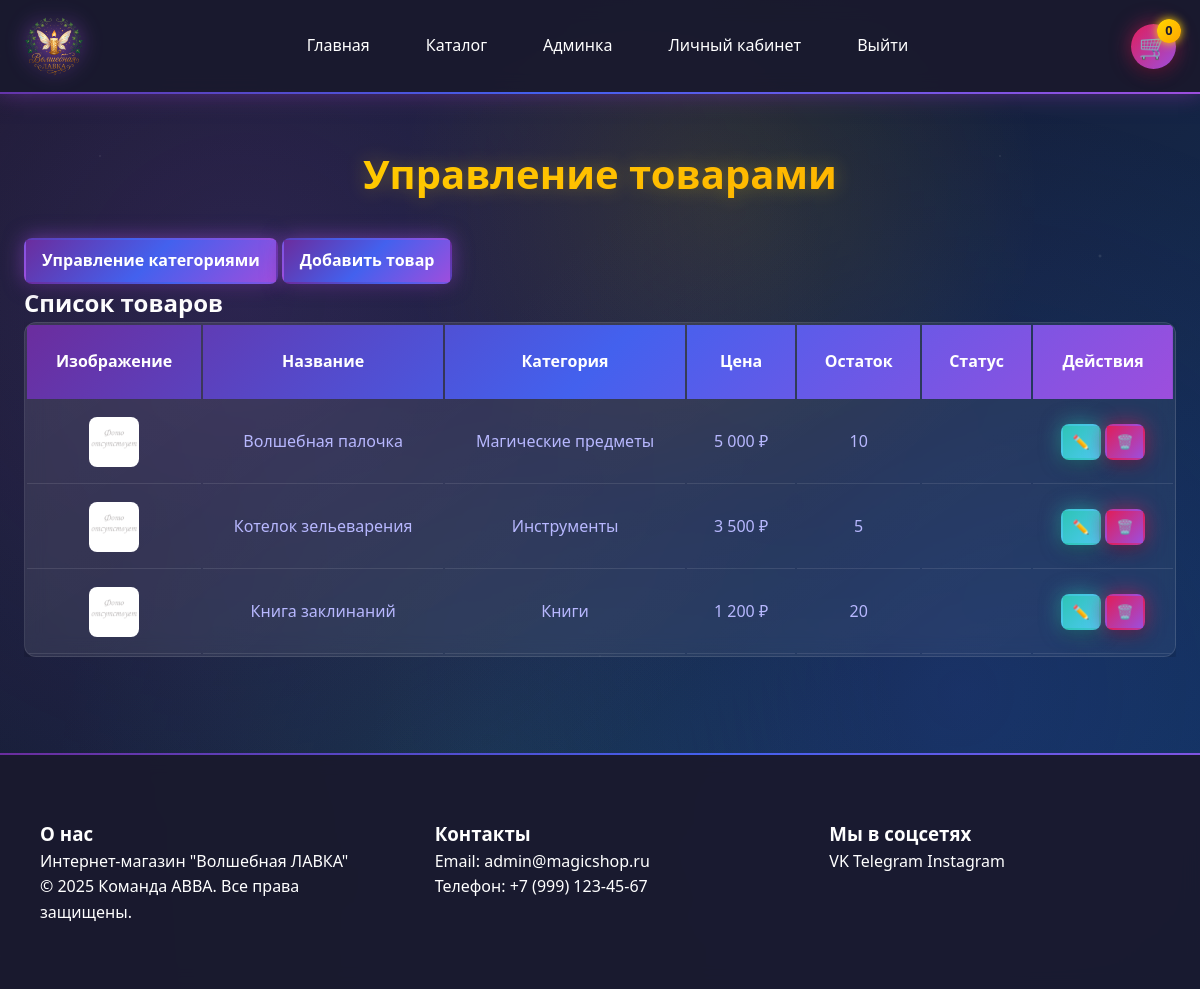
/admin/products.php (signed in), run on the app's committed database.
### tables this page shows
CREATE TABLE products (
    id INT PRIMARY KEY AUTO_INCREMENT,
    name VARCHAR(100) NOT NULL,
    description TEXT,
    price DECIMAL(10,2) NOT NULL,
    image VARCHAR(255),  
     
    category_id INT NOT NULL,
    stock INT DEFAULT 0,
    is_new BOOLEAN DEFAULT FALSE,
    active BOOLEAN DEFAULT TRUE,
    created_by INT,
    created_at TIMESTAMP DEFAULT CURRENT_TIMESTAMP,
    updated_at TIMESTAMP DEFAULT CURRENT_TIMESTAMP ON UPDATE CURRENT_TIMESTAMP,
    
     
    FOREIGN KEY (category_id) REFERENCES categories(id) ON DELETE RESTRICT,
    FOREIGN KEY (created_by) REFERENCES users(id) ON DELETE SET NULL,
    
     
    INDEX idx_products_category_id (category_id),
    INDEX idx_products_price (price),
    INDEX idx_products_active (active),
    INDEX idx_products_is_new (is_new),
    INDEX idx_products_created_by (created_by)
);

CREATE TABLE categories (
    id INT PRIMARY KEY AUTO_INCREMENT,
    name VARCHAR(50) UNIQUE NOT NULL,
    description TEXT,  
    created_at TIMESTAMP DEFAULT CURRENT_TIMESTAMP,
    
    INDEX idx_categories_name (name)
);

CREATE TABLE users (
    id INT PRIMARY KEY AUTO_INCREMENT,
    username VARCHAR(50) UNIQUE NOT NULL,
    password VARCHAR(255) NOT NULL,
    email VARCHAR(100) UNIQUE NOT NULL,
    first_name VARCHAR(50),
    last_name VARCHAR(50),
    middle_name VARCHAR(50),
    phone VARCHAR(20),
    zip_code VARCHAR(10),
    region VARCHAR(50),
    city VARCHAR(50),
    street VARCHAR(100),
    house VARCHAR(10),
    apartment VARCHAR(10),
    role ENUM('admin', 'moderator', 'customer') NOT NULL DEFAULT 'customer',
     
    last_login TIMESTAMP NULL DEFAULT NULL,
    failed_attempts INT DEFAULT 0,
    locked_until TIMESTAMP NULL DEFAULT NULL,
    created_at TIMESTAMP DEFAULT CURRENT_TIMESTAMP,
    
     
    INDEX idx_users_email (email),
    INDEX idx_users_username (username),
    INDEX idx_users_role (role)
);

### includes/functions.php (called while the page is built, shortened)
<?php
function getProducts($category = null, $limit = null) {
    global $conn;
    $sql = "SELECT p.*, c.name AS category_name, u.username as creator_name
            FROM products p
            LEFT JOIN categories c ON p.category_id = c.id
            LEFT JOIN users u ON p.created_by = u.id
            WHERE p.active = 1";
    $stmt = $conn->prepare($sql);
    $stmt->execute();
    return $stmt->get_result()->fetch_all(MYSQLI_ASSOC);
}
function getAdminContactInfo() {
    global $conn;
    $stmt = $conn->prepare("SELECT email, phone FROM users WHERE role = 'admin' LIMIT 1");
    $stmt->execute();
    return $stmt->get_result()->fetch_assoc();
}
function getProductImage($image_val) {
    $fallback = '/images/no_photo.png';
    $path = ltrim($image_val, '/');
    if (strpos($path, 'product/') === false) {
        $path = 'product/' . $path;
    }
    $full_server_path = __DIR__ . '/../images/' . $path;
    return $fallback;
}
?>

### includes/functions_adm.php (called while the page is built, shortened)
<?php
require_once __DIR__ . '/config.php';
function getAllProducts() {
    return getProducts();
}
?>

### includes/config.php (called while the page is built, shortened)
<?php
function sanitize($input) {
    return htmlspecialchars($input ?? '', ENT_QUOTES | ENT_HTML5, 'UTF-8');
}
function e($str) {
    return sanitize($str);
}

### admin/products.php (the view, shortened to what this page needs)
<?php
require_once __DIR__ . '/../includes/header.php';
require_once __DIR__ . '/../includes/functions_adm.php';
$products = getAllProducts();
?>
<section class="section">
    <div class="container">
        <h1 class="page-title">Управление товарами</h1>
        <div class="category-control-panel">
            <a href="/admin/manage_category.php" class="btn btn-primary">
                Управление категориями
            </a>
            <a href="/admin/add_product.php" class="btn btn-primary">
                Добавить товар
            </a>
        </div>
        <div class="products-list">
            <h2>Список товаров</h2>
            <?php if (!empty($products)): ?>
                <div class="table-container">
                    <table class="data-table">
                        <thead>
                            <tr>
                                <th>Изображение</th>
                                <th>Название</th>
                                <th>Категория</th>
                                <th>Цена</th>
                                <th>Остаток</th>
                                <th>Статус</th>
                                <th>Действия</th>
                            </tr>
                        </thead>
                        <tbody>
                            <?php foreach ($products as $product): ?>
                                <tr>
                                    <td data-label="Изображение">
                                        <?php if ($product['image']): ?>
                                            <div class="table-image">
                                                <img src="<?php echo getProductImage($product['image']); ?>" alt="<?php echo e($product['name']); ?>">
                                            </div>
                                        <?php else: ?>
                                            <div class="table-image-placeholder">🎁</div>
                                        <?php endif; ?>
                                    </td>
                                    <td data-label="Название">
                                        <a href="/admin/edit_product.php?id=<?php echo $product['id']; ?>">
                                            <?php echo e($product['name']); ?>
                                        </a>
                                    </td>
                                    <td data-label="Категория">
                                        <?php if (!empty($product['category_name'])): ?>
                                            <?php echo e($product['category_name']); ?>
                                        <?php else: ?>
                                            Без категории
                                        <?php endif; ?>
                                    </td>
                                    <td data-label="Цена"><?php echo number_format($product['price'], 0, ',', ' '); ?> ₽</td>
                                    <td data-label="Остаток"><?php echo $product['stock']; ?></td>
                                    <td data-label="Статус">
                                    </td>
                                    <td data-label="Действия">
                                        <div class="table-actions">
                                            <a href="/admin/edit_product.php?id=<?php echo $product['id']; ?>" class="btn btn-sm btn-edit" title="Редактировать">
                                                ✏️
                                            </a>
                                            <form method="POST" style="display: inline;" onsubmit="return confirm('Вы уверены, что хотите удалить этот товар?');">
                                                <button type="submit" class="btn btn-sm btn-delete" title="Удалить">🗑️</button>
                                            </form>
                                        </div>
                                    </td>
                                </tr>
                            <?php endforeach; ?>
                        </tbody>
                    </table>
                </div>
            <?php else: ?>
                <p class="empty-state">Товары не найдены</p>
            <?php endif; ?>
        </div>
    </div>
</section>
<?php require_once __DIR__ . '/../includes/footer.php'; ?>

### includes/footer.php (shortened to what this page needs)
<?php
$admin_info = getAdminContactInfo();
?>
</main>
<footer>
<div class="footer-content">
    <div class="footer-section">
        <h3>О нас</h3>
        <p>Интернет-магазин "Волшебная ЛАВКА"</p>
        <p>&copy; 2025 Команда АВВА. Все права защищены.</p>
    </div>
    <div class="footer-section">
        <h3>Контакты</h3>
        <p>Email: <?php echo isset($admin_info['email']) && $admin_info['email'] !== '' ? sanitize($admin_info['email']) : 'info@magicshop.ru'; ?></p>
        <p>Телефон: <?php echo isset($admin_info['phone']) && $admin_info['phone'] !== '' ? sanitize($admin_info['phone']) : '+7 (999) 123-45-67'; ?></p>
    </div>
    <div class="footer-section">
        <h3>Мы в соцсетях</h3>
        <div class="social-links">
            <a href="#" class="social-link">VK</a>
            <a href="#" class="social-link">Telegram</a>
            <a href="#" class="social-link">Instagram</a>
        </div>
    </div>
</div>
</footer>
</body>
</html>

### data on the page
products: name "Волшебная палочка", category.name "Магические предметы", price "5 000", stock "10"
products: name "Котелок зельеварения", category.name "Инструменты", price "3 500", stock "5"
products: name "Книга заклинаний", category.name "Книги", price "1 200", stock "20"
users: email "admin@magicshop.ru"

### other printed values
getBasketCount() "0"
